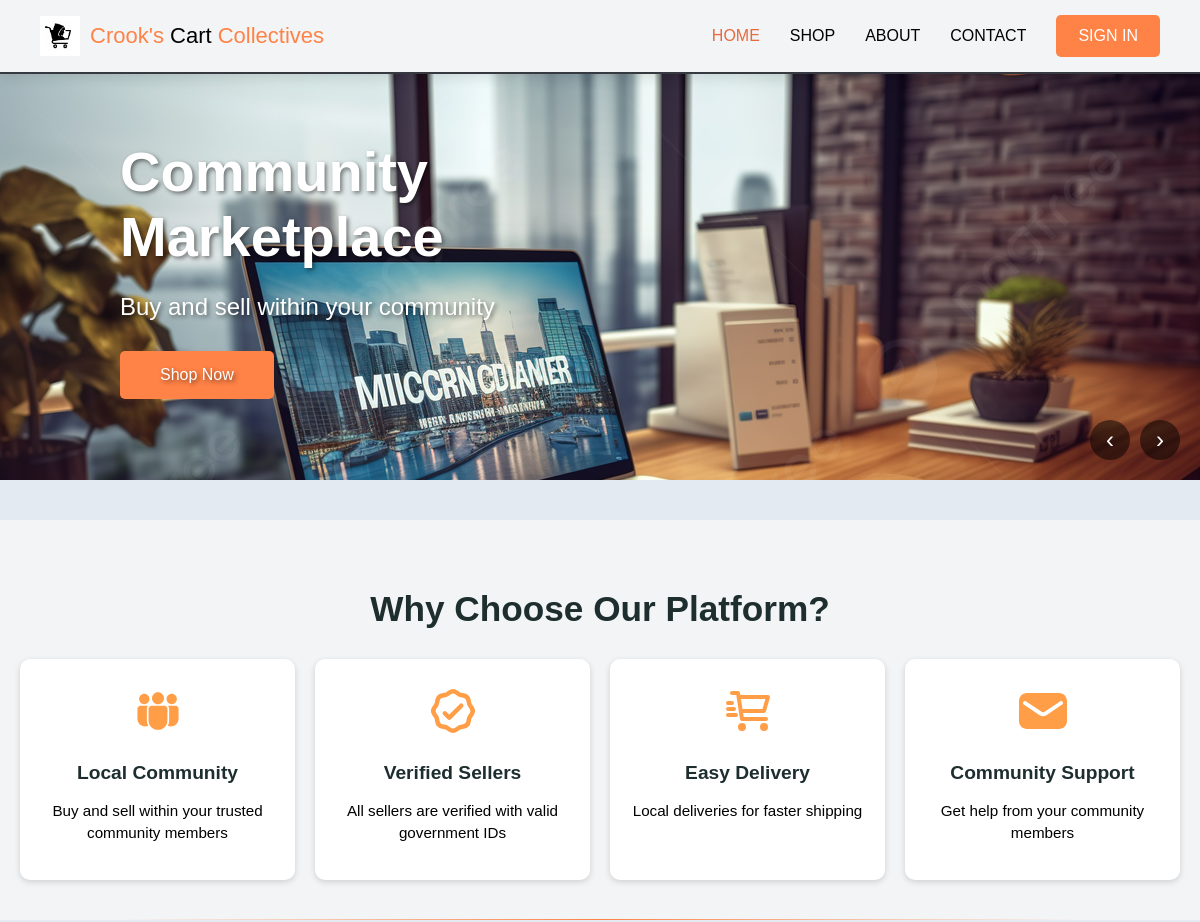
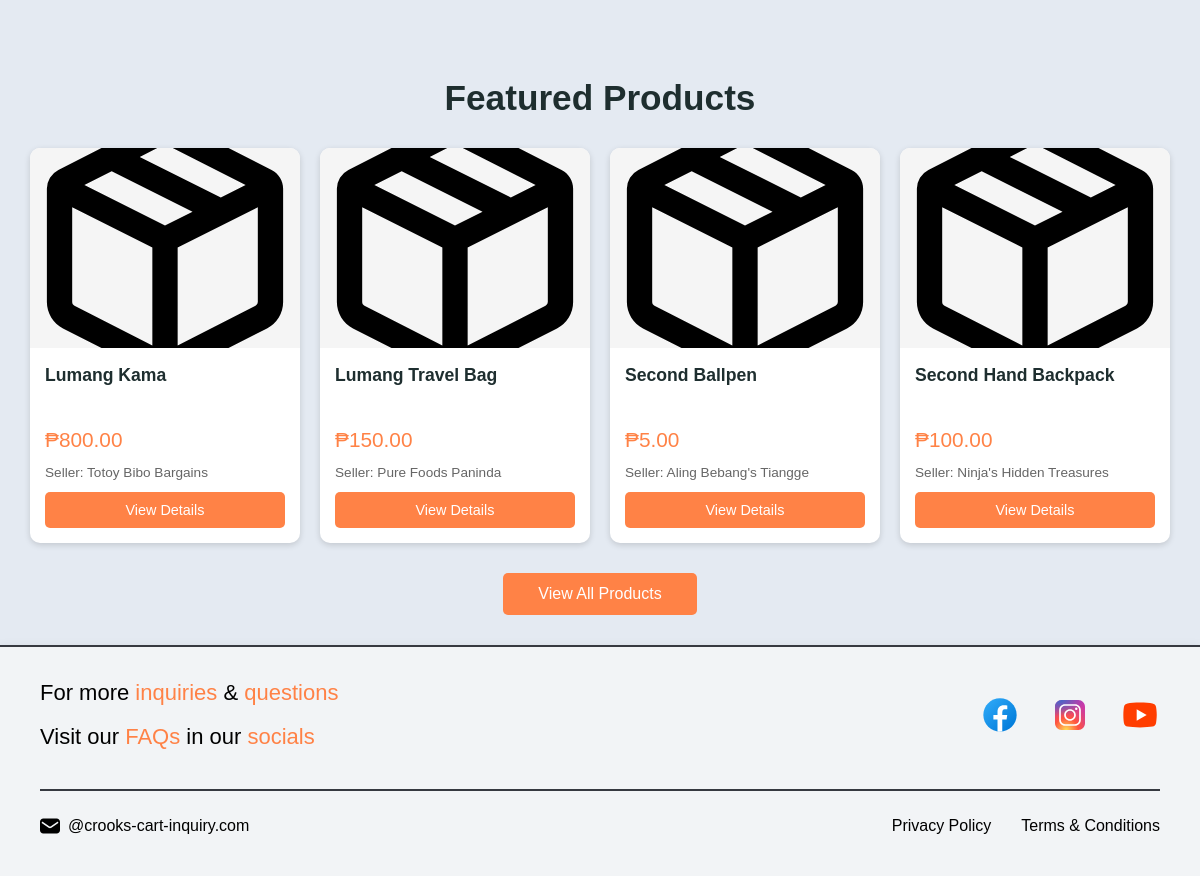
The page / on the database its author committed (2 pictures, top to bottom).
### tables this page shows
CREATE TABLE products (
    product_id INT AUTO_INCREMENT PRIMARY KEY,
    seller_id INT NOT NULL,
    name VARCHAR(100) NOT NULL,
    description TEXT,
    price DECIMAL(10, 2) NOT NULL,
    category VARCHAR(50),
    stock_quantity INT DEFAULT 0,
    media_path VARCHAR(255),
    is_active BOOLEAN DEFAULT TRUE,
    date_added TIMESTAMP DEFAULT CURRENT_TIMESTAMP,
    
    FOREIGN KEY (seller_id)
        REFERENCES sellers(seller_id)
        ON DELETE CASCADE
);

CREATE TABLE sellers (
    seller_id INT AUTO_INCREMENT PRIMARY KEY,
    user_id INT NOT NULL UNIQUE,
    business_name VARCHAR(100),
    identity_path VARCHAR(255),
    id_document_path VARCHAR(255),
    is_verified ENUM('pending', 'rejected', 'verified') DEFAULT 'pending',
    verification_date TIMESTAMP NULL,
    date_applied TIMESTAMP DEFAULT CURRENT_TIMESTAMP,
    rating DECIMAL(3, 2) DEFAULT 0.00,
    FOREIGN KEY (user_id)
        REFERENCES users(user_id)
        ON DELETE CASCADE
);

### index.php (the view, shortened to what this page needs)
<?php
require_once('database/database-connect.php');
$featured_products = [];
try {
    $stmt = $connection->prepare("
        SELECT p.*, s.business_name
        FROM products p
        JOIN sellers s ON p.seller_id = s.seller_id
        WHERE p.is_active = 1 AND p.stock_quantity > 0
        ORDER BY RAND()
        LIMIT 4
    ");
    $stmt->execute();
    $featured_products = $stmt->fetchAll(PDO::FETCH_ASSOC);
} catch (PDOException $e) {
    error_log("Error fetching featured products: " . $e->getMessage());
}
function getIndexProductImageUrl($mediaPath) {
    $fallbackIcon = 'assets/image/icons/package.svg';
    if (strpos($mediaPath, 'Crooks-Data-Storage/products/') === 0) {
        $mediaDir = rtrim($mediaPath, '/') . '/';
        $fullDir = dirname(__DIR__) . '/' . $mediaDir;
        return $fallbackIcon;
    }
    return $mediaPath;
}
?>
<!DOCTYPE html>
<html lang="en">
<head>
    <link rel="stylesheet" href="styles/header.css">
    <link rel="stylesheet" href="styles/index.css">
    <link rel="stylesheet" href="styles/footer.css">
</head>
<body>
    <?php include_once('pages/header.php'); ?>
    <div class="content">
        <section class="showcase-section">
            <div class="showcase-slider" id="showcaseSlider">
                <div class="showcase-slide active" style="background-image: url('assets/image/icons/Showcase1.png');">
                    <div class="showcase-content">
                        <h1>Community Marketplace</h1>
                        <p>Buy and sell within your community</p>
                        <a href="pages/product.php" class="showcase-button">Shop Now</a>
                    </div>
                </div>
            </div>
            <div class="slider-controls">
                <button class="prev-slide" aria-label="Previous slide">‹</button>
                <button class="next-slide" aria-label="Next slide">›</button>
            </div>
        </section>
        <section class="features-section">
            <div class="features-container">
                <h2>Why Choose Our Platform?</h2>
                <div class="features-grid">
                    <div class="feature-card">
                        <div class="feature-icon">
                            <img src="assets/image/icons/people-team.svg" alt="People team icon"
                                onerror="this.onerror=null; this.src='assets/image/brand/Logo.png';">
                        </div>
                        <h3>Local Community</h3>
                        <p>Buy and sell within your trusted community members</p>
                    </div>
                    <div class="feature-card">
                        <div class="feature-icon">
                            <img src="assets/image/icons/verified-empty.svg" alt="Verified icon"
                                onerror="this.onerror=null; this.src='assets/image/brand/Logo.png';">
                        </div>
                        <h3>Verified Sellers</h3>
                        <p>All sellers are verified with valid government IDs</p>
                    </div>
                    <div class="feature-card">
                        <div class="feature-icon">
                            <img src="assets/image/icons/cart-shopping-fast.svg" alt="Delivery truck icon"
                                onerror="this.onerror=null; this.src='assets/image/brand/Logo.png';">
                        </div>
                        <h3>Easy Delivery</h3>
                        <p>Local deliveries for faster shipping</p>
                    </div>
                    <div class="feature-card">
                        <div class="feature-icon">
                            <img src="assets/image/icons/mail.svg" alt="Community support icon"
                                onerror="this.onerror=null; this.src='assets/image/brand/Logo.png';">
                        </div>
                        <h3>Community Support</h3>
                        <p>Get help from your community members</p>
                    </div>
                </div>
            </div>
        </section>
        <section class="featured-products-section">
            <div class="products-container">
                <h2>Featured Products</h2>
                <?php if (!empty($featured_products)): ?>
                <div class="products-grid" id="productsGrid">
                    <?php foreach ($featured_products as $product): ?>
                    <div class="product-card">
                        <div class="product-image-container">
                            <?php
                            $imageUrl = getIndexProductImageUrl($product['media_path'] ?? '');
                            ?>
                            <img src="<?php echo htmlspecialchars($imageUrl); ?>"
                                alt="<?php echo htmlspecialchars($product['name']); ?>" class="product-image"
                                loading="lazy" onerror="this.onerror=null; this.src='assets/image/icons/package.svg';">
                        </div>
                        <div class="product-info">
                            <h3 class="product-title"><?php echo htmlspecialchars($product['name']); ?></h3>
                            <p class="product-price">₱<?php echo number_format($product['price'], 2); ?></p>
                            <p class="product-seller">
                                Seller: <?php echo htmlspecialchars($product['business_name']); ?>
                            </p>
                            <a href="pages/product-detail.php?id=<?php echo $product['product_id']; ?>"
                                class="view-product-btn">
                                View Details
                            </a>
                        </div>
                    </div>
                    <?php endforeach; ?>
                </div>
                <?php endif; ?>
                <a href="pages/product.php" class="view-all-products-btn">View All Products</a>
            </div>
        </section>
    </div>
    <?php include_once('pages/footer.php'); ?>
</body>
</html>

### pages/header.php (shortened to what this page needs)
<?php
$isUserLoggedIn = isset($_SESSION['user_id']);
$profilePictureUrl = $pathPrefix . 'assets/image/brand/Logo.png';
$current_dir = dirname($_SERVER['PHP_SELF']);
$is_root = ($current_dir == '/' || $current_dir == '\\' || $current_dir == '.');
$is_pages = strpos($current_dir, '/pages') !== false || strpos($current_dir, '\pages') !== false;
if ($is_root) {
    $pathPrefix = '';
} elseif ($is_pages) {
    $pathPrefix = '../';
} else {
    $depth = substr_count($current_dir, '/') - 1;
    $pathPrefix = str_repeat('../', $depth);
}
?>
<!DOCTYPE html>
<html lang="en">
<head>
    <link rel="stylesheet" href="<?php echo $pathPrefix; ?>styles/header.css">
    <link rel="stylesheet" href="<?php echo $pathPrefix; ?>styles/sign-out.css">
</head>
<body>
    <header class="header-bar no-transition">
        <div class="header-logo">
            <a href="<?php echo $pathPrefix; ?>index.php" class="logo-link"
                style="display: flex; align-items: center; gap: 10px; text-decoration: none;">
                <?php if ($isUserLoggedIn): ?>
                <div class="profile-circle">
                    <img src="<?php echo $profilePictureUrl; ?>" alt="Profile" class="profile-circle-image"
                        onerror="this.onerror=null; this.src='<?php echo $pathPrefix; ?>assets/image/brand/Logo.png';">
                </div>
                <?php else: ?>
                <img id="logo" src="<?php echo $pathPrefix; ?>assets/image/brand/Logo.png" alt="Logo"
                    style="height: 40px; width: auto;">
                <?php endif; ?>
                <div class="title"><span>Crook's</span> Cart <span>Collectives</span></div>
            </a>
        </div>
        <div class="nav-container">
            <nav class="nav-bar">
                <?php if (!$isUserLoggedIn): ?>
                <a href="<?php echo $pathPrefix; ?>index.php" class="nav-link">HOME</a>
                <a href="<?php echo $pathPrefix; ?>pages/product.php" class="nav-link">SHOP</a>
                <a href="<?php echo $pathPrefix; ?>pages/about.php" class="nav-link">ABOUT</a>
                <a href="<?php echo $pathPrefix; ?>pages/contact.php" class="nav-link">CONTACT</a>
                <?php endif; ?>
            </nav>
            <?php if ($isUserLoggedIn): ?>
            <a href="#" class="social-button logout-trigger">LOG OUT</a>
            <?php else: ?>
            <a href="<?php echo $pathPrefix; ?>pages/sign-in.php" class="social-button">SIGN IN</a>
            <?php endif; ?>
        </div>
    </header>
</body>
</html>

### pages/footer.php
<?php
$current_page = basename($_SERVER['PHP_SELF']);
$is_root = ($current_page == 'index.php');
$pathPrefix = $is_root ? '' : '../';
?>
<footer class="footer">
    <div class="footer-upper">
        <div class="queries">
            <h2>For more <span>inquiries</span> & <span>questions</span></h2>
            <h2>Visit our <span>FAQs</span> in our <span>socials</span></h2>
        </div>
        <div class="socials">
            <a href="https://www.facebook.com/" target="_blank" rel="noopener noreferrer">
                <img src="<?php echo $pathPrefix; ?>assets/image/icons/facebook.svg" alt="Facebook"
                    onerror="this.onerror=null; this.src='<?php echo $pathPrefix; ?>assets/image/icons/facebook.svg';">
            </a>
            <a href="https://www.instagram.com/" target="_blank" rel="noopener noreferrer">
                <img src="<?php echo $pathPrefix; ?>assets/image/icons/instagram.svg" alt="Instagram"
                    onerror="this.onerror=null; this.src='<?php echo $pathPrefix; ?>assets/image/brand/Logo.png';">
            </a>
            <a href="https://youtube.com/" target="_blank" rel="noopener noreferrer">
                <img src="<?php echo $pathPrefix; ?>assets/image/icons/youtube.svg" alt="YouTube"
                    onerror="this.onerror=null; this.src='<?php echo $pathPrefix; ?>assets/image/brand/Logo.png';">
            </a>
        </div>
    </div>
    <div class="footer-lower">
        <div class="mail-button">
            <img src="<?php echo $pathPrefix; ?>assets/image/icons/mail.svg" alt="Mail"
                onerror="this.onerror=null; this.src='<?php echo $pathPrefix; ?>assets/image/brand/Logo.png';">
            <span>@crooks-cart-inquiry.com</span>
        </div>
        <div class="policy-links">
            <a href="<?php echo $pathPrefix; ?>pages/privacy-policy.php">Privacy Policy</a>
            <a href="<?php echo $pathPrefix; ?>pages/terms-and-conditions.php">Terms & Conditions</a>
        </div>
    </div>
</footer>

### styles/header.css (style rules this page uses)
:root { --size-logo-height: 40px; --size-button-padding: 10px 20px; --size-button-radius: 5px; --size-navigation-gap: 30px; --size-header-padding: 15px 40px; --size-mobile-menu-max-width: 270px; --color-background-A: #e4eaf2; --color-background-B: #f2f4f6; --color-background-C: #000000; --color-linear-gradient-A: #a49bf8, #b8b9fa, #dbd5fd, #43c9fb; --color-text-A: #000000; --color-text-B: #ffffff; --color-text-C: #1e2e2f; --color-accent-A: #ff8246; --color-hover-A: #e8693d; --color-border-A: #363940; --effect-glow-A: 0 0 10px rgba(0, 0, 0, 0.2); --effect-glow-B: 0 0 10px rgba(211, 94, 53, 0.7); --effect-box-shadow-default: 0 2px 6px rgba(0, 0, 0, 0.15); --effect-transition-default: all 0.3s ease-in-out; --font-family-base: Arial, sans-serif; --font-size-base: 16px; --font-size-title: 22px; --font-weight-bold: 400; }
body { margin: 0; padding: 0; overflow-x: hidden; background-color: var(--color-background-A); color: var(--color-text-A); font-family: var(--font-family-base); transition: opacity 0.5s ease-in-out, transform 0.5s ease-in-out; }
html { -ms-overflow-style: none; scrollbar-width: none; }
.header-bar { display: flex; align-items: center; justify-content: space-between; background: var(--color-background-B); padding: var(--size-header-padding); box-shadow: var(--effect-box-shadow-default); border-bottom: 2px solid var(--color-border-A); position: fixed; top: 0; left: 0; width: 100%; z-index: 1000; box-sizing: border-box; }
.header-logo { display: flex; align-items: center; gap: 10px; flex-shrink: 0; max-width: 100%; }
.header-logo img { height: var(--size-logo-height); width: auto; }
.title { color: var(--color-text-A); font-size: var(--font-size-title); font-weight: var(--font-weight-bold); white-space: nowrap; overflow: hidden; text-overflow: ellipsis; }
.title span { color: var(--color-accent-A); }
.nav-container { display: flex; align-items: center; gap: var(--size-navigation-gap); max-width: 100%; overflow: hidden; }
.nav-bar { display: flex; gap: var(--size-navigation-gap); overflow: hidden; }
.nav-link { color: var(--color-text-A); text-decoration: none; font-size: var(--font-size-base); transition: var(--effect-transition-default); white-space: nowrap; position: relative; padding: 5px 0; }
.nav-link:hover, .nav-link.active { color: var(--color-hover-A); }
.nav-link::after { content: ''; position: absolute; bottom: -2px; left: 0; width: 0; height: 2px; background: var(--color-accent-A); transition: var(--effect-transition-default); }
.nav-link:hover::after, .nav-link.active::after { width: 100%; }
.social-button { background: var(--color-accent-A); color: var(--color-text-B); padding: var(--size-button-padding); border-radius: var(--size-button-radius); text-decoration: none; transition: var(--effect-transition-default); border: 2px solid transparent; }
.nav-link.active { color: var(--color-hover-A); }
.nav-link.active::after { width: 100%; }

### styles/footer.css (style rules this page uses)
.footer { background-color: var(--color-background-B); padding: var(--size-header-padding); box-shadow: var(--effect-box-shadow-default); border-top: 2px solid var(--color-border-A); width: 100vw !important; max-width: 100%; box-sizing: border-box; position: relative; left: 0; margin: 0 !important; }
.footer-upper { display: flex; justify-content: space-between; align-items: center; flex-wrap: wrap; gap: var(--size-navigation-gap); margin: 0; color: var(--color-text-B); }
.queries { max-width: 50%; color: var(--color-text-A); }
.queries h2 { font-size: var(--font-size-title); font-weight: var(--font-weight-bold); }
.queries span { color: var(--color-accent-A); }
.socials { display: flex; gap: var(--size-navigation-gap); }
.socials a { display: flex; align-items: center; justify-content: center; width: 40px; height: 40px; }
.socials a img { width: 40px; height: 40px; }
.footer-lower { display: flex; justify-content: space-between; align-items: center; flex-wrap: wrap; padding: 20px 0; font-size: var(--font-size-base); margin-top: 20px; border-top: 2px solid var(--color-border-A); margin-left: auto; margin-right: auto; }
.mail-button { display: flex; align-items: center; gap: 8px; padding: 5px 0; color: var(--color-text-A); }
.mail-button img { width: 20px; height: 20px; filter: brightness(0); }
.policy-links { display: flex; gap: var(--size-navigation-gap); padding: 5px 0; }
.policy-links a { color: var(--color-text-A); text-decoration: none; transition: color 0.2s ease-in-out; }

### rows shown on the page
products: media_path (picture), name "Lumang Kama", price "800.00", seller.business_name "Totoy Bibo Bargains"
products: media_path (picture), name "Lumang Travel Bag", price "150.00", seller.business_name "Pure Foods Paninda"
products: media_path (picture), name "Second Ballpen", price "5.00", seller.business_name "Aling Bebang's Tiangge"
products: media_path (picture), name "Second Hand Backpack", price "100.00", seller.business_name "Ninja's Hidden Treasures"
